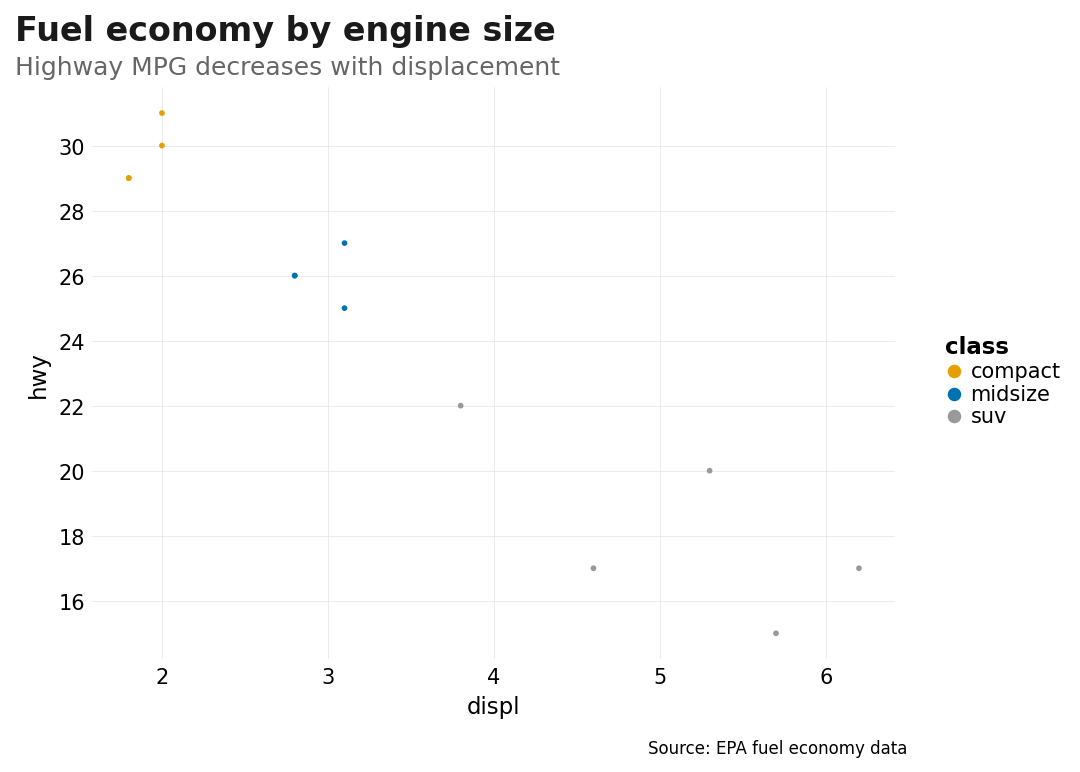

Generate this figure with Python:
"""Example showing the updated default title/caption alignment.

Titles and subtitles are now left-aligned by default (plot_title_position="plot"),
matching ggplot2 >= 3.5.0 behavior.
"""

import pandas as pd

from plotten import aes, geom_point, ggplot, labs

df = pd.DataFrame(
    {
        "displ": [1.8, 1.8, 2.0, 2.0, 2.8, 2.8, 3.1, 3.1, 3.8, 4.6, 5.3, 5.7, 6.2],
        "hwy": [29, 29, 31, 30, 26, 26, 27, 25, 22, 17, 20, 15, 17],
        "class": [
            "compact",
            "compact",
            "compact",
            "compact",
            "midsize",
            "midsize",
            "midsize",
            "midsize",
            "suv",
            "suv",
            "suv",
            "suv",
            "suv",
        ],
    }
)

p = (
    ggplot(df, aes(x="displ", y="hwy", color="class"))
    + geom_point(size=3)
    + labs(
        title="Fuel economy by engine size",
        subtitle="Highway MPG decreases with displacement",
        caption="Source: EPA fuel economy data",
    )
)

p.save("examples/title_position_default.png", width=7, height=5, dpi=150)
